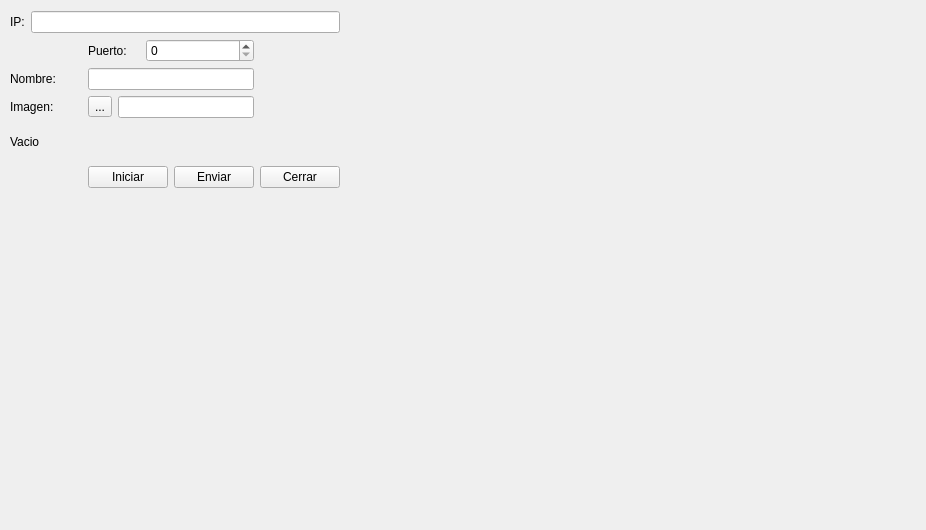
<?xml version="1.0" encoding="UTF-8"?>
<ui version="4.0">
 <class>Widget</class>
 <widget class="QWidget" name="Widget">
  <property name="geometry">
   <rect>
    <x>0</x>
    <y>0</y>
    <width>926</width>
    <height>530</height>
   </rect>
  </property>
  <property name="windowTitle">
   <string>Widget</string>
  </property>
  <widget class="QWidget" name="">
   <property name="geometry">
    <rect>
     <x>10</x>
     <y>11</y>
     <width>330</width>
     <height>177</height>
    </rect>
   </property>
   <layout class="QGridLayout" name="gridLayout_2">
    <item row="0" column="0">
     <widget class="QLabel" name="label_Nombre_2">
      <property name="text">
       <string>IP:</string>
      </property>
     </widget>
    </item>
    <item row="0" column="1">
     <widget class="QLineEdit" name="lineEdit_Imagen_2"/>
    </item>
    <item row="1" column="0" colspan="2">
     <layout class="QGridLayout" name="gridLayout">
      <item row="0" column="1" colspan="2">
       <widget class="QLabel" name="labelPuerto">
        <property name="text">
         <string>Puerto:</string>
        </property>
       </widget>
      </item>
      <item row="0" column="0">
       <spacer name="horizontalSpacer">
        <property name="orientation">
         <enum>Qt::Horizontal</enum>
        </property>
        <property name="sizeHint" stdset="0">
         <size>
          <width>40</width>
          <height>20</height>
         </size>
        </property>
       </spacer>
      </item>
      <item row="0" column="3" colspan="2">
       <widget class="QSpinBox" name="spinBox_Puerto">
        <property name="maximum">
         <number>9999</number>
        </property>
       </widget>
      </item>
      <item row="2" column="1">
       <widget class="QToolButton" name="toolButton_Imagen">
        <property name="text">
         <string>...</string>
        </property>
       </widget>
      </item>
      <item row="1" column="1" colspan="4">
       <widget class="QLineEdit" name="lineEdit_Nombre"/>
      </item>
      <item row="2" column="0">
       <widget class="QLabel" name="label_Imagen">
        <property name="text">
         <string>Imagen:</string>
        </property>
       </widget>
      </item>
      <item row="4" column="5">
       <widget class="QPushButton" name="Enviar">
        <property name="text">
         <string>Cerrar</string>
        </property>
       </widget>
      </item>
      <item row="2" column="2" colspan="3">
       <widget class="QLineEdit" name="lineEdit_Imagen"/>
      </item>
      <item row="4" column="1" colspan="3">
       <widget class="QPushButton" name="Iniciar">
        <property name="text">
         <string>Iniciar</string>
        </property>
       </widget>
      </item>
      <item row="4" column="4">
       <widget class="QPushButton" name="Cerrar">
        <property name="text">
         <string>Enviar</string>
        </property>
       </widget>
      </item>
      <item row="1" column="0">
       <widget class="QLabel" name="label_Nombre">
        <property name="text">
         <string>Nombre:</string>
        </property>
       </widget>
      </item>
      <item row="4" column="0">
       <spacer name="horizontalSpacer_2">
        <property name="orientation">
         <enum>Qt::Horizontal</enum>
        </property>
        <property name="sizeHint" stdset="0">
         <size>
          <width>40</width>
          <height>20</height>
         </size>
        </property>
       </spacer>
      </item>
      <item row="3" column="0" colspan="2">
       <widget class="QLabel" name="label_Image">
        <property name="text">
         <string>Vacio</string>
        </property>
       </widget>
      </item>
     </layout>
    </item>
   </layout>
  </widget>
 </widget>
 <resources/>
 <connections/>
</ui>
